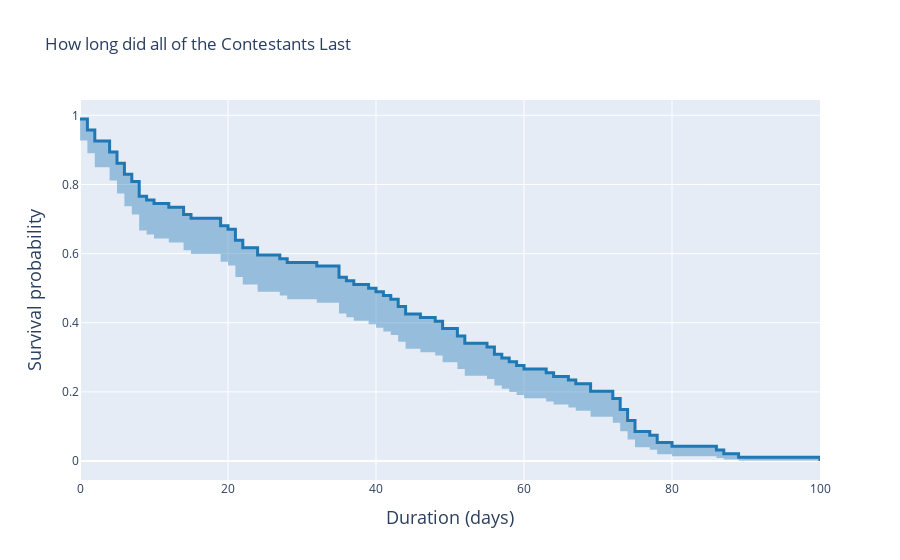

Source (notebook cell):
### Code cell
# Survival Analysis using Plotly - Overall

fig = go.Figure()

fig.add_trace(go.Scatter(
    x=kmf.survival_function_.index, y=kmf.survival_function_['KM_estimate'],
    line=dict(shape='hv', width=3, color='rgb(31, 119, 180)'),
    showlegend=False
))

fig.add_trace(go.Scatter(
    x=kmf.confidence_interval_.index,
    y=kmf.confidence_interval_['KM_estimate_lower_0.95'],
    line=dict(shape='hv', width=0),
    fill='tonexty',
    fillcolor='rgba(31, 119, 180, 0.4)',
    showlegend=False
))

fig.update_layout(
    xaxis_title="Duration (days)",
    yaxis_title="Survival probability",
    title = "How long did all of the Contestants Last",
   # margin=dict(r=0, t=10, l=0),
   # font_size=14,
    xaxis_title_font_size=18,
    yaxis_title_font_size=18
)

fig.show()

### Figure 1 — Plotly figure (JSON) as saved in the notebook; plotly's stock layout.template omitted (floating-point values rounded to 4 significant figures)
{"data": [{"line": {"color": "rgb(31, 119, 180)", "shape": "hv", "width": 3}, "showlegend": false, "type": "scatter", "x": [0, 1, 2, 4, 5, 6, 7, 8, 9, 10, 12, 14, 15, 19, 20, 21, 22, 24, 27, 28, 32, 35, 36, 37, 39, 40, 41, 42, 43, 44, 46, 48, 49, 51, 52, 55, 56, 57, 58, 59, 60, 63, 64, 66, 67, 69, 72, 73, 74, 75, 77, 78, 80, 86, 87, 89, 100], "y": [0.9894, 0.9574, 0.9255, 0.8936, 0.8617, 0.8298, 0.8085, 0.766, 0.7553, 0.7447, 0.734, 0.7128, 0.7021, 0.6809, 0.6702, 0.6383, 0.617, 0.5957, 0.5851, 0.5745, 0.5638, 0.5319, 0.5213, 0.5106, 0.5, 0.4894, 0.4787, 0.4681, 0.4468, 0.4255, 0.4149, 0.4043, 0.383, 0.3617, 0.3404, 0.3298, 0.3085, 0.2979, 0.2872, 0.2766, 0.266, 0.2553, 0.2447, 0.234, 0.2234, 0.2021, 0.1809, 0.1489, 0.117, 0.08511, 0.07447, 0.05319, 0.04255, 0.03191, 0.02128, 0.01064, 0]}, {"fill": "tonexty", "fillcolor": "rgba(31, 119, 180, 0.4)", "line": {"shape": "hv", "width": 0}, "showlegend": false, "type": "scatter", "x": [0, 1, 2, 4, 5, 6, 7, 8, 9, 10, 12, 14, 15, 19, 20, 21, 22, 24, 27, 28, 32, 35, 36, 37, 39, 40, 41, 42, 43, 44, 46, 48, 49, 51, 52, 55, 56, 57, 58, 59, 60, 63, 64, 66, 67, 69, 72, 73, 74, 75, 77, 78, 80, 86, 87, 89, 100], "y": [0.9269, 0.8906, 0.8501, 0.8113, 0.7738, 0.7373, 0.7134, 0.6667, 0.6552, 0.6437, 0.6324, 0.6098, 0.5986, 0.5764, 0.5653, 0.5325, 0.5109, 0.4895, 0.4789, 0.4683, 0.4577, 0.4264, 0.416, 0.4057, 0.3954, 0.3852, 0.375, 0.3648, 0.3447, 0.3247, 0.3148, 0.305, 0.2854, 0.266, 0.2468, 0.2373, 0.2185, 0.2091, 0.1998, 0.1906, 0.1815, 0.1724, 0.1634, 0.1544, 0.1455, 0.128, 0.1109, 0.08592, 0.06209, 0.03978, 0.0328, 0.01977, 0.01388, 0.008574, 0.004099, 0.0009323, 0]}], "layout": {"title": {"text": "How long did all of the Contestants Last"}, "xaxis": {"title": {"font": {"size": 18}, "text": "Duration (days)"}}, "yaxis": {"title": {"font": {"size": 18}, "text": "Survival probability"}}}}
